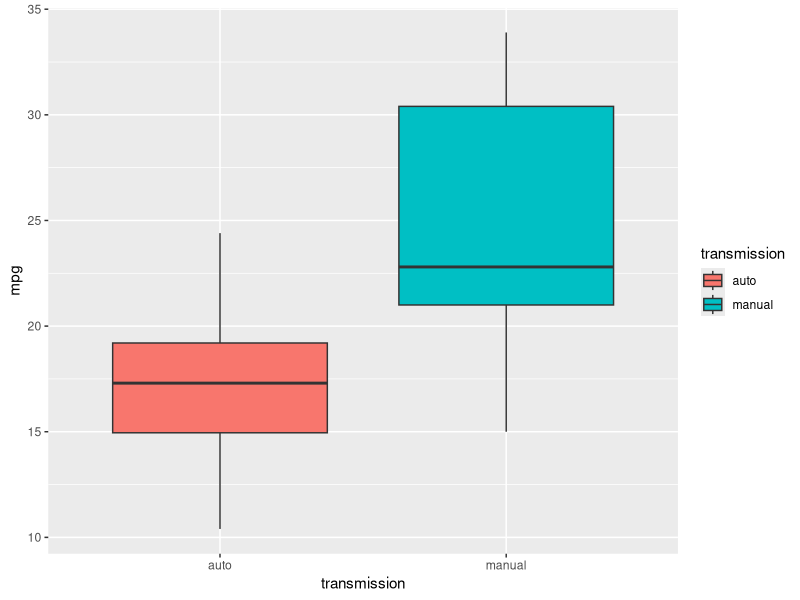
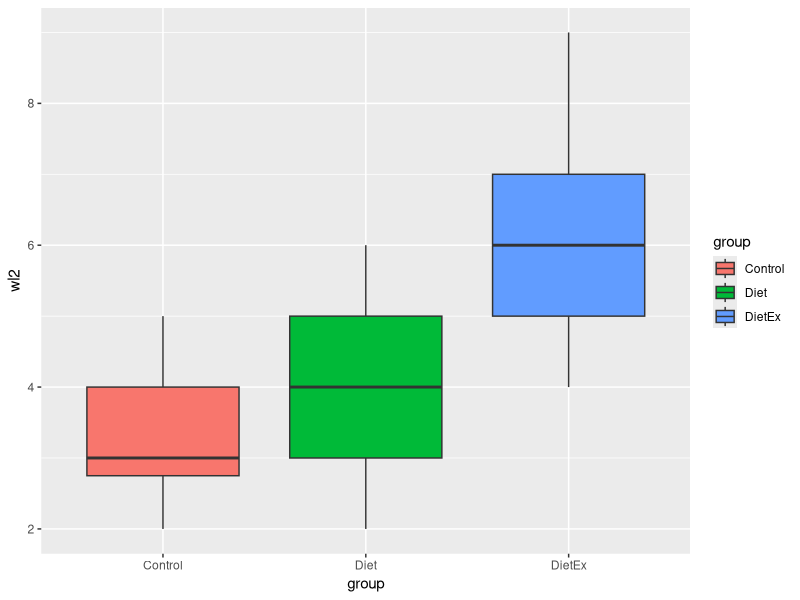

Recreate these plots in R, in order.
#Write a R program to test the hypothesis which proves the mileage is better for manual car than cars with automatic transmission using two means from mtcars data set.

library(car)
library(ggplot2)
mean(mtcars$mpg[mtcars$am==0])
mean(mtcars$mpg[mtcars$am==1])
mtcars.copy <- mtcars
mtcars.copy$transmission <- ifelse(mtcars$am==0,"auto", "manual")
mtcars.copy$transmission <- factor(mtcars.copy$transmission)
qplot(transmission, mpg, data=mtcars.copy,geom="boxplot", fill=transmission)
automatic.mpgs <- mtcars$mpg[mtcars$am==0]
manual.mpgs <- mtcars$mpg[mtcars$am==1]
t.test(automatic.mpgs, manual.mpgs, alternative="less")
t.test(mpg ~ am, data=mtcars, alternative="less")

#Write a R program to test more two means using ANOVA from weight loss data set.

head(WeightLoss)
table(WeightLoss$group)
qplot(group, wl2, data=WeightLoss, geom="boxplot", fill=group)
the.anova <- aov(wl2 ~ group, data=WeightLoss)
summary(the.anova)
pairwise.t.test(WeightLoss$wl2, as.vector(WeightLoss$group))
